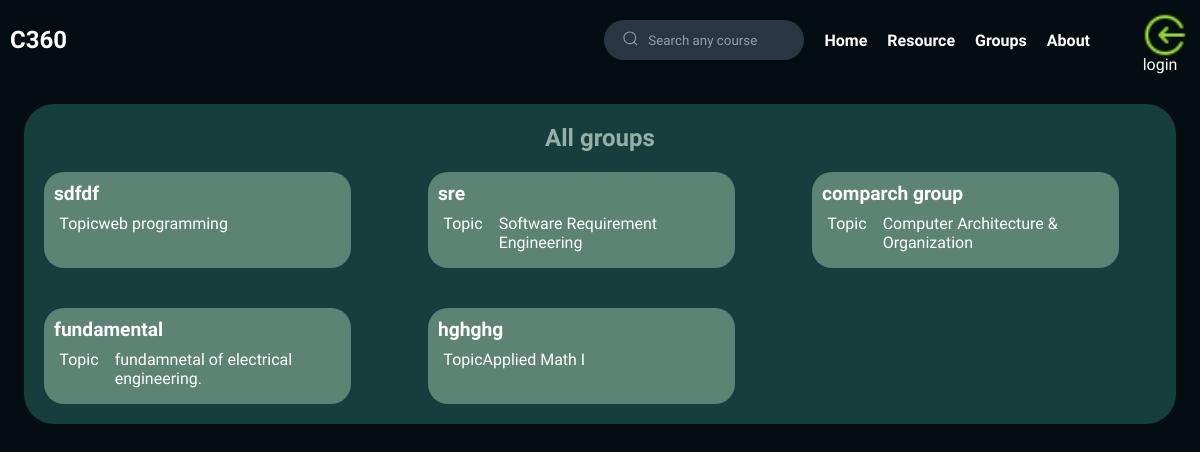
Page /allgroup/ (signed in) on the committed database.
### groupapp/models.py (models this page shows, shortened)
class group(models.Model):
    host = models.ForeignKey(myusers, on_delete=models.SET_NULL, null=True)
    topic = models.ForeignKey(course, on_delete=models.SET_NULL, null=True)
    name = models.CharField(max_length=200)
    description = models.TextField(null=True, blank=True)
    participants = models.ManyToManyField(
        myusers, related_name='participants', blank=True)
    updated = models.DateTimeField(auto_now=True)
    created = models.DateTimeField(auto_now_add=True)
    class Meta:
        ordering = ['-updated', '-created']

### resource/models.py (models this page shows, shortened)
class course(models.Model):
    name = models.CharField("Name", max_length=200)
    description =models.TextField()
    resource= models.ManyToManyField(resource)
    crh = models.IntegerField()
    rating = models.IntegerField()
    couree_type1 = "Mandatory"
    course_type2 = 'Elective'
    course_type3 = 'Free-Elective'
    course_typechoice = [
        (couree_type1, "Mandatory"),
        (course_type2, 'Elective'),
        (course_type3, 'Free-Elective')
    ]
    course_type = models.CharField(max_length=200, choices=course_typechoice,default=couree_type1)
    def __str__(self):
        return self.name

### groupapp/views.py (the view)
@login_required(login_url='login')
def all_group(request):
    groups = group.objects.all()
    context = {'groups':groups}
    return render(request, 'groupapp/all_group.html', context)

### groupapp/templates/groupapp/all_group.html (shortened to what this page needs)
{% extends 'main.html' %}
{% block content %}
{% load static %}
<div class="fresh-con">
    <h3 id="fresh-head">All groups
    </h3>
    <div class="cources-con">
      {% for group in groups %}
      <div class="course-con">
        <div class="c-name"><a style="color: #fff; text-decoration: none;" href="{% url 'group_page' group_id=group.id %}">{{group.name}}</a></div>
            <div class="l-n-c">
              <div class="l-n-c-l">
                <div><p>Topic</p></div>
                <div><small> {{group.topic}}</small></div>
              </div>
            </div>
      </div>
       {% endfor %}
    </div>
  </div>
{% endblock content %}

### static/css/main.css (style rules this page uses)
* { margin: 0; padding: 0; box-sizing: border-box; font-family: Inria Sans; }
body { font-family: Inria Sans; }

### resource/static/resource/css/resource.css (style rules this page uses)
body { margin: 0px; font-family: Inria Sans; background-color: #050D12; }
.fresh-con { width : 96%; margin: 2%; background-color:#183D3D; border-radius: 30px; }
.cources-con { display: grid; grid-template-columns: 1fr 1fr 1fr; }
.course-con { background-color: #5C8374; width: 80%; border-radius: 20px; flex-shrink: 0; margin: 20px; height: 6rem; }
#fresh-head { color: #93B1A6; font-family: Inria Sans; font-size: 1.5rem; font-style: normal; font-weight: 700; line-height: normal; text-align: center; padding-top: 20px; margin-top: 0px; }
.c-name { color: #FFF; font-family: Inria Sans; font-size: 1.2rem; font-style: normal; font-weight: 700; line-height: normal; margin-top: 10px; margin-left: 10px; }
.l-n-c { display: flex; flex-direction: row; justify-content: space-between; width: 90%; margin-left: 5%; margin-top: 3%; height:40px; }
small { font-size: 1rem; color: white; font-weight: 300; }
.l-n-c-l, .l-n-c-c { display: grid; grid-template-columns: 1fr 4fr; }

### groupapp/static/groupapp/css/style.css (style rules this page uses)
body { font-family: Inria sans; background-color: #040D12; color: #fff; }

### rows in the picture
group: name "sdfdf", topic "web programming"
group: name "sre", topic "Software Requirement Engineering"
group: name "comparch group", topic "Computer Architecture & Organization"
group: name "fundamental", topic "fundamnetal of electrical engineering."
group: name "hghghg", topic "Applied Math I"
